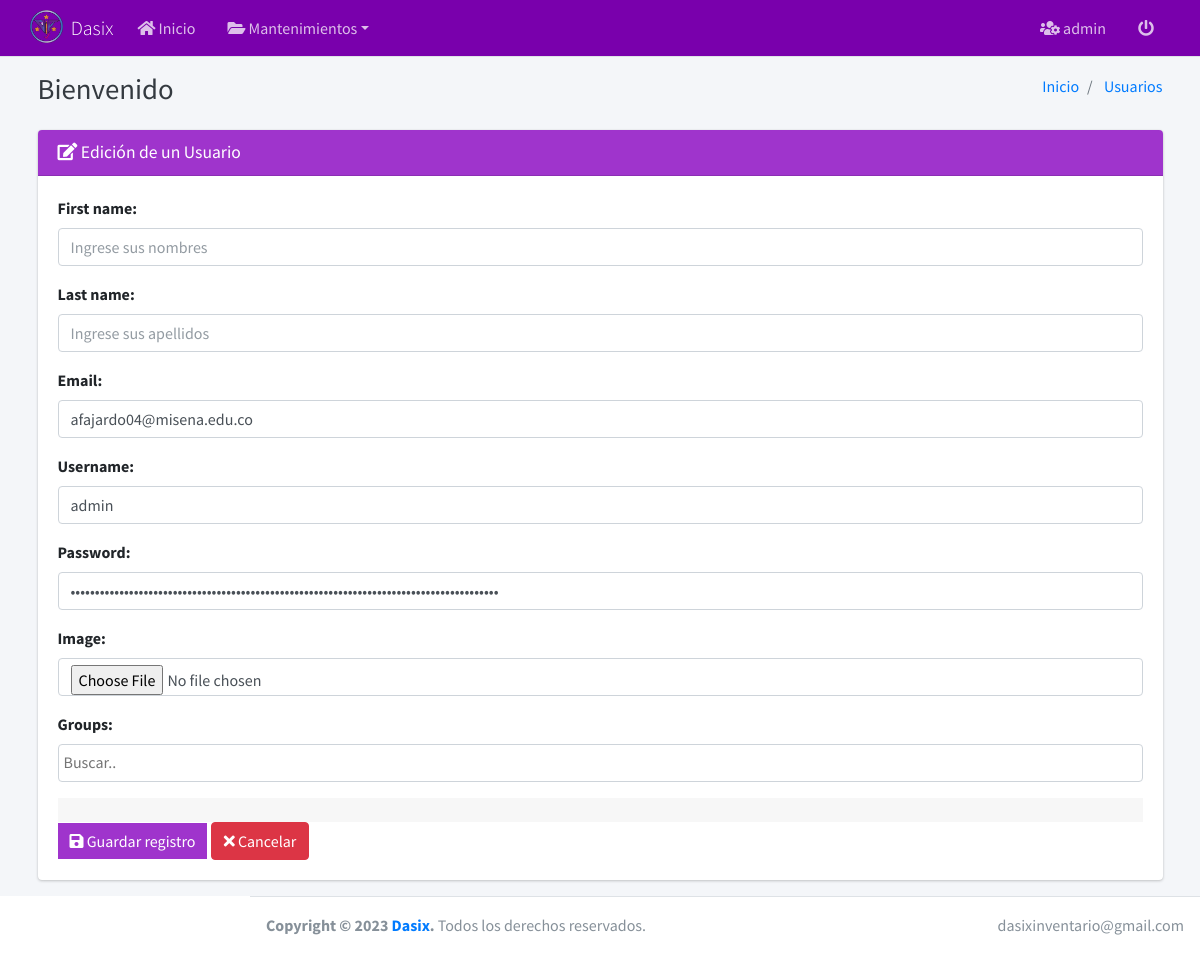
/user/update/1/ (signed in), run on the app's committed database.
### core/user/models.py (models this page shows, shortened)
class User(AbstractUser):
    email = models.EmailField(unique=True,null=False,blank=False,verbose_name="Email")
    if "WEBSITE_HOSTNAME" in os.environ:
        image=models.ImageField(upload_to=f'{MEDIA_URL}users/%Y/%m/%d', null=True, blank=True)
    else:
        image=models.ImageField(upload_to='users/%Y/%m/%d', null=True, blank=True)

### core/user/views.py (the view, shortened to what this page needs)
# urls.py: path('update/<int:pk>/', UserUpdateView.as_view(), name='user_update'),
class UserUpdateView(LoginRequiredMixin, ValidatePermissionRequiredMixin, UpdateView):
    model = User
    form_class = UserForm
    template_name = 'user/create.html'
    success_url = reverse_lazy('user:user_list')
    permission_required = 'user.change_user'
    url_redirect = success_url
    def dispatch(self, request, *args, **kwargs):
        self.object = self.get_object()
        return super().dispatch(request, *args, **kwargs)
    def get_context_data(self, **kwargs):
        context = super().get_context_data(**kwargs)
        context['title'] = 'Edición de un Usuario'
        context['entity'] = 'Usuarios'
        context['list_url'] = self.success_url
        context['action'] = 'edit'
        return context

### core/inventario/mixins.py (called while the page is built)
    def get_perms(self):
        if isinstance(self.permission_required, str):
            perms= (self.permission_required,)
        else:
            perms= self.permission_required
        return perms

    def dispatch(self, request, *args, **kwargs):
        if request.user.has_perms(self.get_perms()):
            return super().dispatch(request, *args, **kwargs)
        messages.error(request, 'No tiene permiso para ingresar a este modulo')
        return HttpResponseRedirect(self.get_url_redirect())

### core/user/templates/user/create.html (shortened to what this page needs)
{% extends 'form.html' %}
{% load static %}
{% block head_form %}
    <link href="{% static 'libs/select2-4.0.13/css/select2.min.css' %}" rel="stylesheet"/>
    <link href="{% static 'libs/select2-4.0.13/css/select2-bootstrap4.min.css' %}" rel="stylesheet"/>
{% endblock %}

### templates/form.html (shortened to what this page needs)
{% extends 'body.html' %}
{% load widget_tweaks %}
{% block head %}
{% block head_form %}
{% endblock head_form %}
{% endblock head %}
{% block content %}
<form method="post" action="." enctype="multipart/form-data">
    <div class="card card-default">
    <div class="card-header bg-morado-2 text-white">
    <h3 class="card-title">
        {% if action == 'add' %}
        <i class="fas fa-plus"></i>
        {% else %}
        <i class="fas fa-edit"></i>
        {% endif %}
    {{ title }}
    </h3>
    </div>
    <div class="card-body">
        {% for field in form.visible_fields %}
        <div class='form-group'>
            <label for="email">{{ field.label }}:</label>
            {{ field|add_class:'form-control'|attr:'autocomplete:off' }}
        </div>
        {% endfor %}
          <div class='card-footer'></div>
          <button type="submit" class="btn btn-primary btn-flat btn-bg-morado-2"><i class="fas fa-save"></i> Guardar registro</button>
          <a href="{{ list_url }}" class="btn btn-danger"><i class="fas fa-times"></i> Cancelar</a>
          </div>
    </div>
</div>
{% endblock %}

### templates/header.html (shortened to what this page needs)
{% load static %}
<nav class="main-header navbar navbar-expand navbar-dark navbar-primary bg-morado-1">
    <div class="container">
        <a href="{% url 'inventario:dashboard' %}" class="navbar-brand">
            <img src="{% static 'img/logo-favi.png' %}" alt="Dasix logo"
                 class="brand-image"
                 style="opacity: .8">
            <span class="brand-text font-weight-light">Dasix</span>
        </a>
        <div class="collapse navbar-collapse order-3" id="navbarCollapse">
            <ul class="navbar-nav">
                <li class="nav-item">
                    <a href="{% url 'inventario:dashboard' %}" class="nav-link"><i class="fas fa-home"></i> Inicio</a>
                </li>
                <li class="nav-item dropdown">
                    <a id="dropdownSubMenu1" href="#" data-toggle="dropdown" aria-haspopup="true" aria-expanded="false"
                       class="nav-link dropdown-toggle"><i class="fas fa-folder-open"></i> Mantenimientos</a>
                </li>
            </ul>
        </div>
        <ul class="order-1 order-md-3 navbar-nav navbar-no-expand ml-auto">
            <li class="nav-item dropdown">
                <a class="nav-link" data-toggle="dropdown" href="#">
                    <i class="fas fa-users-cog"></i> {{ request.user.username }}
                </a>
            </li>
            <li class="nav-item">
                <a class="nav-link" href="{% url 'logout' %}">
                    <i class="fas fa-power-off" aria-hidden="true"></i>
                </a>
            </li>
        </ul>
    </div>
</nav>

### static/css/style.css (style rules this page uses)
.bg-morado-1 { background-color: #7900ac !important; }
.bg-morado-2, .btn-bg-morado-2, .paginate_button.active a, .dropdown-item:active { background-color: #9f34cc !important; }
.btn-bg-morado-2 { border: none !important; }

### data on the page
User: user.username "admin", visible_fields "afajardo04@misena.edu.co" "admin"

### other printed values
{{ entity }} "Usuarios"
{{ title }} "Edición de un Usuario"
{{ field.label }} "First name" "Last name" "Email" "Username" "Password" "Image" "Groups"
